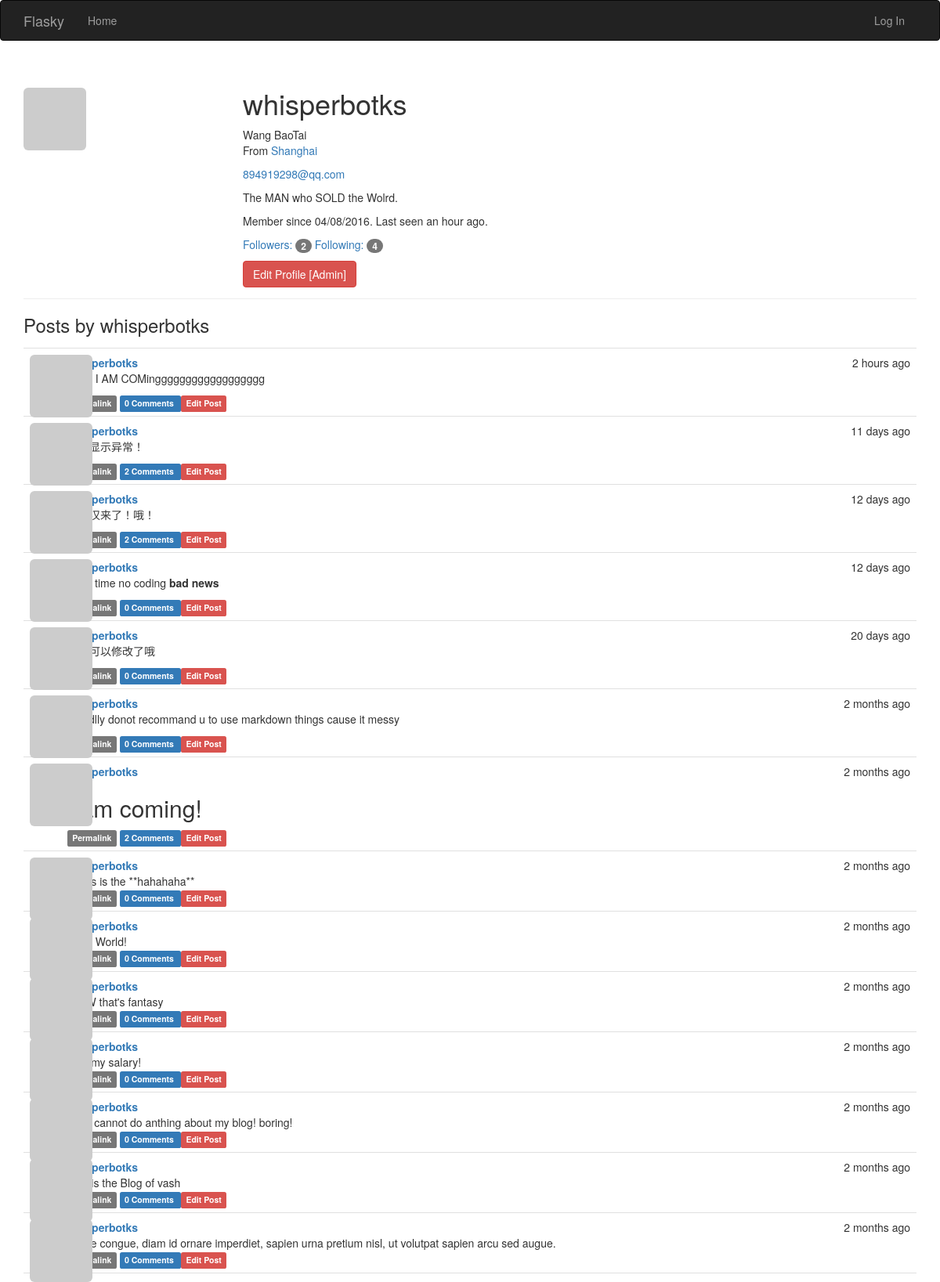
Screenshot of /user/whisperbotks with the database file from the repository.
### app/models.py (models this page shows, shortened)
class User(UserMixin, db.Model):
	__tablename__ = 'users'
	id = db.Column(db.Integer, primary_key=True)
	email = db.Column(db.String(64), unique=True, index=True)
	username = db.Column(db.String(64), unique=True, index=True)
	role_id = db.Column(db.Integer, db.ForeignKey('roles.id'))
	password_hash = db.Column(db.String(128))
	confirmed = db.Column(db.Boolean, default=False)
	name = db.Column(db.String(64))
	location = db.Column(db.String(64))
	about_me = db.Column(db.Text())
	member_since = db.Column(db.DateTime(), default=datetime.utcnow)
	last_seen = db.Column(db.DateTime(), default=datetime.utcnow)
	avatar_hash = db.Column(db.String(32))
	posts = db.relationship('Post', backref='author', lazy='dynamic')
	comments = db.relationship('Comment', backref='author', lazy='dynamic')
	followed = db.relationship('Follow',
							   foreign_keys=[Follow.follower_id],
							   backref=db.backref('follower', lazy='joined'),
							   lazy='dynamic',
							   cascade='all, delete-orphan')
	followers = db.relationship('Follow',
							   foreign_keys=[Follow.followed_id],
							   backref=db.backref('followed', lazy='joined'),
							   lazy='dynamic',
							   cascade='all, delete-orphan')
	@property
	def password(self):
		raise AttributeError('password is not a readable attribute')
	''' and (self.role.permissions & permissions) == permissions'''
	def gravatar(self, size=100, default='identicon', rating='g'):
		if request.is_secure:
			url = 'https://secure.gravatar.com/avatar'
		else:
			url = 'http://www.gravatar.com/avatar'
		hash = self.avatar_hash or hashlib.md5(self.email.encode('utf-8')).hexdigest()
		return '{url}/{hash}?s={size}&d={default}&r={rating}'.format(url=url, hash=hash, size=size, default=default, rating=rating)

class Post(db.Model):
	__tablename__ = 'posts'
	id = db.Column(db.Integer, primary_key=True)
	body = db.Column(db.Text)
	timestamp = db.Column(db.DateTime, index=True, default=datetime.utcnow)
	author_id = db.Column(db.Integer, db.ForeignKey('users.id'))
	body_html = db.Column(db.Text)
	comments = db.relationship('Comment', backref='post', lazy='dynamic')

### app/main/views.py (the view)
@main.route('/user/<username>')
def user(username):
	user = User.query.filter_by(username=username).first_or_404()
	posts = user.posts.order_by(Post.timestamp.desc()).all()
	return render_template('user.html', user=user, posts=posts)

### app/auth/views.py (called while the page is built)
@auth.before_app_request
def before_request():
	if current_user.is_authenticated:
		current_user.ping()
		if not current_user.confirmed \
				and request.endpoint[:5] != 'auth.' \
				and request.endpoint != 'static':
			return redirect(url_for('auth.unconfirmed'))

### app/main/__init__.py (called while the page is built)
@main.app_context_processor
def inject_permissions():
	return dict(Permission=Permission)

### app/models.py (called while the page is built)
	def can(self, permissions):
		return False

### app/templates/user.html (shortened to what this page needs)
{% extends "base.html" %}
{% block page_content %}
<div class="page-header">
	<img class="img-rounded profile-thumbnail" src="{{ user.gravatar(size=256) }}">
	<div class="profile-header">
		<h1>{{ user.username }}</h1>
		{% if user.name or user.location %}
		<p>
			{% if user.name	%}{{ user.name }}<br>{% endif %}
			{% if user.location %}
				From <a href="http://ditu.baidu.com/?q={{ user.location }}">{{ user.location }}</a>
			{% endif %}
		</p>
		{% endif %}
		{% if current_user.is_administrator %}
		<p><a href="mailto:{{ user.email }}">{{ user.email }}</a></p>
		{% endif %}
		{% if user.about_me %}<p>{{ user.about_me }}</p>{% endif %}
		<p>
			Member since {{ moment(user.member_since).format('L') }}.
			Last seen {{ moment(user.last_seen).fromNow() }}.
		</p>
		<p>
		<a href="{{ url_for('.followers', username=user.username) }}">Followers: <span class="badge">{{ user.followers.count()-1 }}</span></a>
		<a href="{{ url_for('.followed_by', username=user.username) }}">Following: <span class="badge">{{ user.followed.count()-1 }}</span></a>
		</p>
		<p>
			{% if current_user.is_administrator %}
			<a class="btn btn-danger"
					href="{{ url_for('.edit_profile_admin', id=user.id) }}">
				Edit Profile [Admin]
			</a>
			{% endif %}
		</p>
	</div>
</div>
<h3>Posts by {{ user.username }}</h3>
{% include '_posts.html' %}
{% endblock %}

### app/templates/base.html (shortened to what this page needs)
{% extends "bootstrap/base.html" %}
{% block head %}
{{ super() }}
<link rel="stylesheet" type="text/css" href="{{ url_for('static', filename='styles.css') }}">
{% endblock %}
{% block navbar %}
<div class="navbar navbar-inverse" role="navigation">
	<div class="container">
		<div class="navbar-header">
			<a class="navbar-brand" href="{{ url_for('main.index') }}">Flasky</a>
		</div>
		<div class="navbar-collapse collapse">
			<ul class="nav navbar-nav">
				<li><a href="{{ url_for('main.index') }}">Home</a></li>
			</ul>
			<ul class="nav navbar-nav navbar-right">
				{% if current_user.is_authenticated %}
                <li class="dropdown">
                    <a href="#" class="dropdown-toggle" data-toggle="dropdown">
                        <img src="{{ current_user.gravatar(size=18) }}">
                        Account <b class="caret"></b>
                    </a>
                    <ul class="dropdown-menu">
                        <li><a href="{{ url_for('auth.logout') }}">Log Out</a></li>
                    </ul>
                </li>
                {% else %}
                <li><a href="{{ url_for('auth.login') }}">Log In</a></li>
                {% endif %}
			</ul>
		</div>
    </div>
</div>
{% endblock %}
{% block content %}
<div class="container">
    {% block page_content %}{% endblock %}
</div>
{% endblock %}

### app/templates/_posts.html
<ul class="posts">
	{% for post in posts %}
	<li class="post">
		<div class="post-thumbnail">
			<a href="{{ url_for('.user', username=post.author.username) }}">
				<img class="img-rounded profile-thumbnail" src="{{ post.author.gravatar(size=40) }}">
			</a>
		</div>
		<div class="post-content">
			<div class="post-date">{{ moment(post.timestamp).fromNow() }}</div>
			<div class="post-author"><a href="{{ url_for('.user', username=post.author.username) }}">{{ post.author.username }}</a></div>
			<div class="post-body">
			{% if post.body_html %}
				{{ post.body_html | safe }}
			{% else %}
				{{ post.body }}
			{% endif %}
			</div>
			<div class="post-footer">
				<a href="{{ url_for('.post', id=post.id) }}">
					<span class="label label-default">Permalink</span>
				</a>
				<a href="{{ url_for('.post', id=post.id) }}#comments">
					<span class="label label-primary">
						{{ post.comments.count() }} Comments
					</span>
				</a>
				{% if current_user == post.author %}
				<a href="{{ url_for('.edit', id=post.id) }}">
					<span class="label label-primary">Edit Post</span>
				</a>
				{% elif current_user.is_administrator %}
				<a href="{{ url_for('.edit', id=post.id) }}">
					<span class="label label-danger">Edit Post</span>
				</a>
				{% endif %}
			</div>
		</div>
	</li>
	{% endfor %}
</ul>

### app/static/styles.css (style rules this page uses)
.profile-thumbnail { position: absolute; }
.profile-header { min-height: 260px; margin-left: 280px; }
ul.posts { list-style-type: none; padding: 0px; margin: 16px 0px 0px 0px; border-top: 1px solid #e0e0e0; }
ul.posts li.post { padding: 8px; border-bottom: 1px solid #e0e0e0; }
div.post-date { float: right; }
div.post-author { font-weight: bold; }
div.post-thumbnail { position: absolute; }
div.post-content { margin-left: 48px; min-height: 48px; }

### rows the page displays
User: username "whisperbotks", name "Wang BaoTai", location "Shanghai", email "894919298@qq.com", about_me "The MAN who SOLD the Wolrd.", member_since "04/08/2016", last_seen "an hour ago"
Post: timestamp "2 hours ago", author.username "whisperbotks", body_html "Hello I AM COMingggggggggggggggggg", comments.count "0"
Post: timestamp "11 days ago", author.username "whisperbotks", body_html "评论显示异常！", comments.count "2"
Post: timestamp "12 days ago", author.username "whisperbotks", body_html "负心汉来了！哦！", comments.count "2"
Post: timestamp "12 days ago", author.username "whisperbotks", body_html "Long time no coding bad news", comments.count "0"
Post: timestamp "20 days ago", author.username "whisperbotks", body_html "诶？可以修改了哦", comments.count "0"
Post: timestamp "2 months ago", author.username "whisperbotks", body_html "i readlly donot recommand u to use markdown things cause it messy", comments.count "0"
Post: timestamp "2 months ago", author.username "whisperbotks", body_html "I am coming!", comments.count "2"
Post: timestamp "2 months ago", author.username "whisperbotks", body "##this is the **hahahaha**", comments.count "0"
Post: timestamp "2 months ago", author.username "whisperbotks", body "Hello World!", comments.count "0"
Post: timestamp "2 months ago", author.username "whisperbotks", body "WOW that's fantasy", comments.count "0"
Post: timestamp "2 months ago", author.username "whisperbotks", body "i got my salary!", comments.count "0"
Post: timestamp "2 months ago", author.username "whisperbotks", body "and i cannot do anthing about my blog! boring!", comments.count "0"
Post: timestamp "2 months ago", author.username "whisperbotks", body "This is the Blog of vash", comments.count "0"
Post: timestamp "2 months ago", author.username "whisperbotks", body "Fusce congue, diam id ornare imperdiet, sapien urna pretium nisl, ut volutpat sapien arcu sed augue.", comments.count "0"

### other values shown
{{ user.followers.count()-1 }} "2"
{{ user.followed.count()-1 }} "4"
